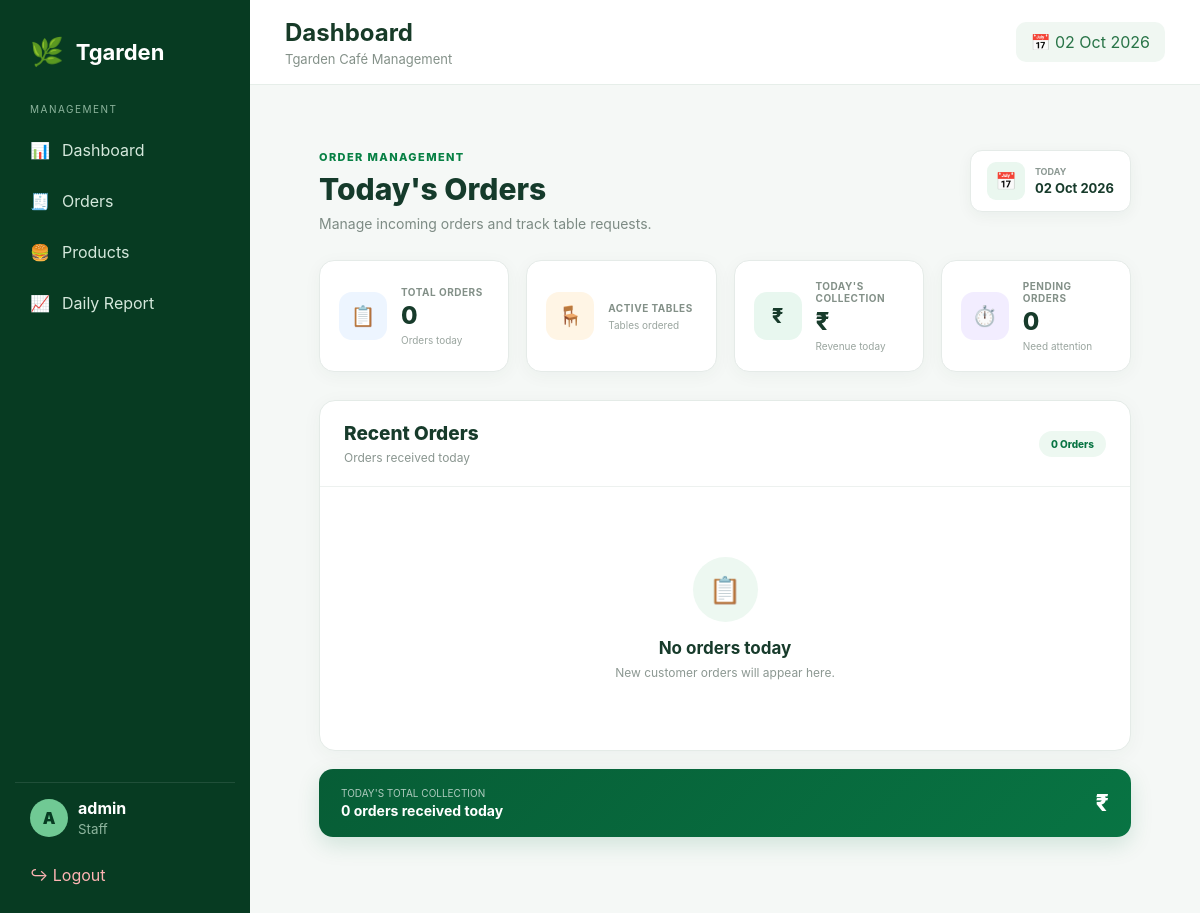
Before: /staff/orders/ (signed in) with the older database file.
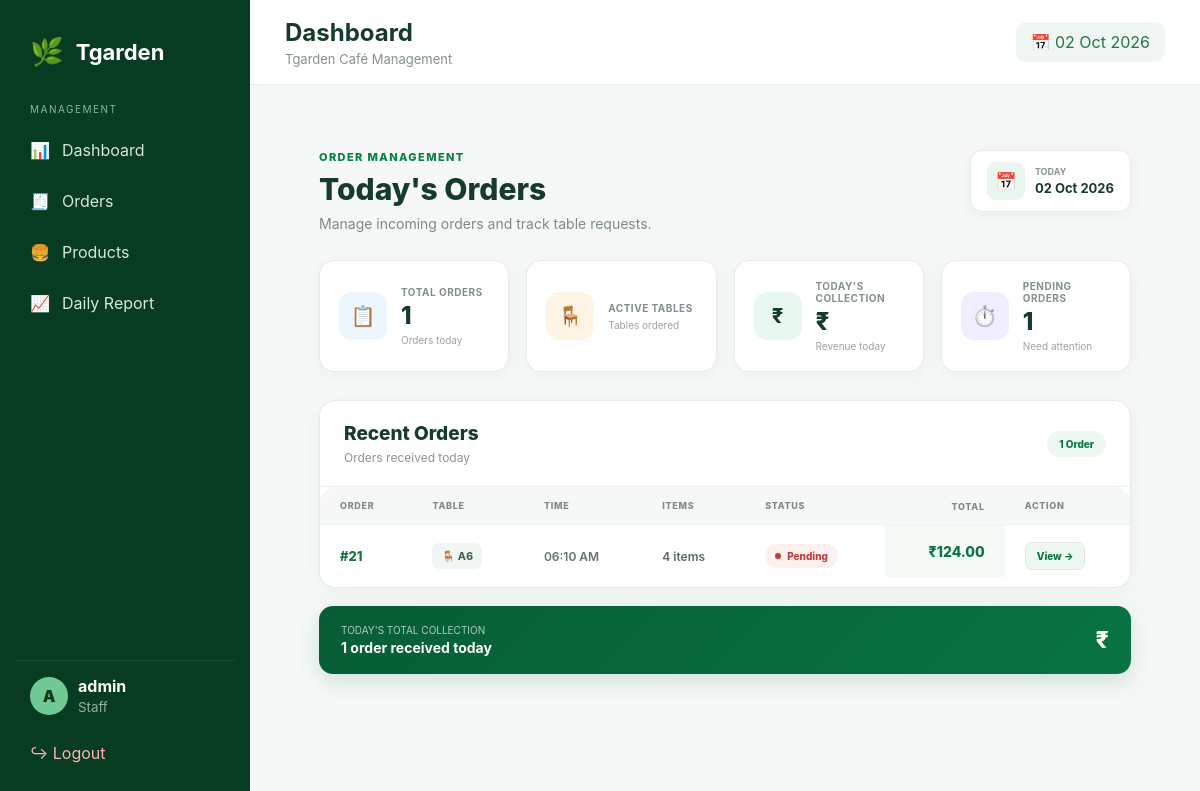
After: the same page with the newer database file.
### cafe/models.py (models this page shows, shortened)
class Order(models.Model):
    STATUS_CHOICES = [
        ("Pending", "Pending"),
        ("Preparing", "Preparing"),
        ("Ready", "Ready"),
        ("Completed", "Completed"),
        ("Cancelled", "Cancelled"),
    ]
    table_name = models.CharField(
        max_length=100
    )
    total_amount = models.DecimalField(
        max_digits=10,
        decimal_places=2,
        default=0
    )
    status = models.CharField(
        max_length=20,
        choices=STATUS_CHOICES,
        default="Pending"
    )
    created_at = models.DateTimeField(
        auto_now_add=True
    )
    class Meta:
        ordering = ["-created_at"]

### staff/views.py (the view)
@login_required(login_url="staff:login")
def orders(request):
    today = timezone.localdate()
    orders = (
        Order.objects
        .filter(created_at__date=today)
        .prefetch_related("items__product")
        .order_by("-created_at")
    )
    today_collection = (
        orders.aggregate(
            total=Sum("total_amount")
        )["total"] or 0
    )
    pending_orders = orders.filter(
        status__in=["Pending", "PENDING"]
    ).count()
    return render(
        request,
        "staff/orders.html",
        {
            "orders": orders,
            "today": today,
            "today_collection": today_collection,
            "pending_orders": pending_orders,
        }
    )

### staff/templates/staff/orders.html (shortened to what the changed rows need)
{% extends "staff/base.html" %}
{% block content %}
<div class="orders-page">
    <div class="orders-header">
        <div class="orders-heading">
            <h1>Today's Orders</h1>
        </div>
        <div class="orders-date">
            <div>
                <span>TODAY</span>
                <strong>
                    {{ today|date:"d M Y" }}
                </strong>
            </div>
        </div>
    </div>
    <div class="order-stat-grid">
        <div class="order-stat">
            <div class="stat-info">
                <label>Total Orders</label>
                <strong>
                    {{ orders|length }}
                </strong>
                <small>
                    Orders today
                </small>
            </div>
        </div>
        <div class="order-stat">
            <div class="stat-info">
                <label>Pending Orders</label>
                <strong>
                    {{ pending_orders }}
                </strong>
                <small>
                    Need attention
                </small>
            </div>
        </div>
    </div>
    <div class="orders-card">
        <div class="orders-card-header">
            <div class="orders-card-title">
                <h2>Recent Orders</h2>
                <p>
                </p>
            </div>
            <div class="order-count">
                {{ orders|length }}
                Order{{ orders|length|pluralize }}
            </div>
        </div>
        {% if orders %}
        <div class="orders-table-wrapper">
            <table class="orders-table">
                <thead>
                    <tr>
                        <th>Order</th>
                        <th>Table</th>
                        <th>Time</th>
                        <th>Items</th>
                        <th>Status</th>
                        <th style="text-align:right;">
                            Total
                        </th>
                        <th>
                            Action
                        </th>
                    </tr>
                </thead>
                <tbody>
                    {% for order in orders %}
                    <tr>
                        <td>
                            <a
                                href="{% url 'staff:order_detail' order.id %}"
                                class="order-number"
                            >
                                #{{ order.id }}
                            </a>
                        </td>
                        <td>
                            <span class="table-badge">
                                🪑
                                {{ order.table_name }}
                            </span>
                        </td>
                        <td>
                            <span class="order-time">
                                {{ order.created_at|date:"h:i A" }}
                            </span>
                        </td>
                        <td>
                            <span class="items-count">
                                {{ order.items.all|length }}
                                item{{ order.items.all|length|pluralize }}
                            </span>
                        </td>
                        <td>
                            <span
                                class="
                                    status
                                    status-{{ order.status|lower }}
                                "
                            >
                                {{ order.get_status_display }}
                            </span>
                        </td>
                        <td class="order-total">
                            ₹{{ order.total_amount|floatformat:2 }}
                        </td>
                        <td>
                            <a
                                href="{% url 'staff:order_detail' order.id %}"
                                class="view-order"
                            >
                                View →
                            </a>
                        </td>
                    </tr>
                    {% endfor %}
                </tbody>
            </table>
        </div>
        {% else %}
        <div class="orders-empty">
            <div class="empty-icon">
                📋
            </div>
            <h3>
                No orders today
            </h3>
            <p>
                New customer orders will appear here.
            </p>
        </div>
        {% endif %}
    </div>
    <div class="orders-summary">
        <div class="summary-left">
            <span>
                TODAY'S TOTAL COLLECTION
            </span>
            <strong>
                {{ orders|length }}
                order{{ orders|length|pluralize }}
                received today
            </strong>
        </div>
    </div>
</div>
{% endblock %}

Changed rows visible on the page:
added Order: created_at "02 Oct 2026", id "21", table_name "A6", created_at "06:10 AM", items.all|length "4", status "Pending", total_amount "124.00"
Other visible differences:
{{ orders|length }}: "0" → "1"
{{ pending_orders }}: "0" → "1"
{{ today|date:"d M Y" }}: "02 Oct 2026" → (not shown)
text no longer shown: "📋 No orders today New customer orders will appear here."
text now shown: "ORDER TABLE TIME ITEMS STATUS TOTAL ACTION"
